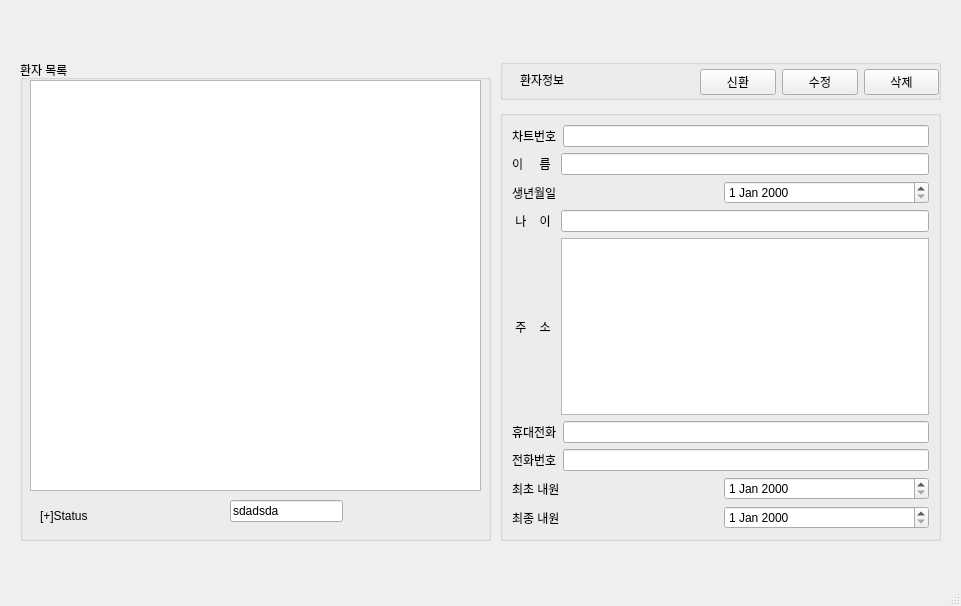
<?xml version="1.0" encoding="UTF-8"?>
<ui version="4.0">
 <class>MainWindow</class>
 <widget class="QMainWindow" name="MainWindow">
  <property name="geometry">
   <rect>
    <x>0</x>
    <y>0</y>
    <width>961</width>
    <height>606</height>
   </rect>
  </property>
  <property name="windowTitle">
   <string>MainWindow</string>
  </property>
  <widget class="QWidget" name="centralwidget">
   <widget class="QLabel" name="label">
    <property name="geometry">
     <rect>
      <x>40</x>
      <y>500</y>
      <width>111</width>
      <height>31</height>
     </rect>
    </property>
    <property name="text">
     <string>[+]Status</string>
    </property>
   </widget>
   <widget class="QGroupBox" name="groupBox">
    <property name="geometry">
     <rect>
      <x>500</x>
      <y>110</y>
      <width>441</width>
      <height>431</height>
     </rect>
    </property>
    <property name="title">
     <string/>
    </property>
    <layout class="QVBoxLayout" name="verticalLayout">
     <item>
      <layout class="QHBoxLayout" name="horizontalLayout">
       <item>
        <widget class="QLabel" name="label_pntuid">
         <property name="text">
          <string>차트번호</string>
         </property>
        </widget>
       </item>
       <item>
        <widget class="QLineEdit" name="lineEdit_pntuid"/>
       </item>
      </layout>
     </item>
     <item>
      <layout class="QHBoxLayout" name="horizontalLayout_2">
       <item>
        <widget class="QLabel" name="label_pntname">
         <property name="text">
          <string>이     름 </string>
         </property>
        </widget>
       </item>
       <item>
        <widget class="QLineEdit" name="lineEdit_pntname"/>
       </item>
      </layout>
     </item>
     <item>
      <layout class="QHBoxLayout" name="horizontalLayout_3">
       <item>
        <widget class="QLabel" name="label_birthdate">
         <property name="text">
          <string>생년월일</string>
         </property>
        </widget>
       </item>
       <item>
        <widget class="QDateEdit" name="dateEdit_birthdate"/>
       </item>
      </layout>
     </item>
     <item>
      <layout class="QHBoxLayout" name="horizontalLayout_4">
       <item>
        <widget class="QLabel" name="label_age">
         <property name="text">
          <string> 나    이 </string>
         </property>
        </widget>
       </item>
       <item>
        <widget class="QLineEdit" name="lineEdit_age"/>
       </item>
      </layout>
     </item>
     <item>
      <layout class="QHBoxLayout" name="horizontalLayout_5">
       <item>
        <widget class="QLabel" name="label_adrr">
         <property name="text">
          <string> 주    소 </string>
         </property>
        </widget>
       </item>
       <item>
        <widget class="QTextEdit" name="textEdit_adrr"/>
       </item>
      </layout>
     </item>
     <item>
      <layout class="QHBoxLayout" name="horizontalLayout_6">
       <item>
        <widget class="QLabel" name="label_hpno">
         <property name="text">
          <string>휴대전화</string>
         </property>
        </widget>
       </item>
       <item>
        <widget class="QLineEdit" name="lineEdit_hpno"/>
       </item>
      </layout>
     </item>
     <item>
      <layout class="QHBoxLayout" name="horizontalLayout_7">
       <item>
        <widget class="QLabel" name="label_hometel">
         <property name="text">
          <string>전화번호</string>
         </property>
        </widget>
       </item>
       <item>
        <widget class="QLineEdit" name="lineEdit_hometel"/>
       </item>
      </layout>
     </item>
     <item>
      <layout class="QHBoxLayout" name="horizontalLayout_8">
       <item>
        <widget class="QLabel" name="label_FirstVisitDate">
         <property name="text">
          <string>최초 내원</string>
         </property>
        </widget>
       </item>
       <item>
        <widget class="QDateEdit" name="dateEdit_FirstVisitDate"/>
       </item>
      </layout>
     </item>
     <item>
      <layout class="QHBoxLayout" name="horizontalLayout_9">
       <item>
        <widget class="QLabel" name="label_LastVisitDate">
         <property name="text">
          <string>최종 내원</string>
         </property>
        </widget>
       </item>
       <item>
        <widget class="QDateEdit" name="dateEdit_LastVisitDate"/>
       </item>
      </layout>
     </item>
    </layout>
   </widget>
   <widget class="QGroupBox" name="groupBox_2">
    <property name="geometry">
     <rect>
      <x>500</x>
      <y>59</y>
      <width>441</width>
      <height>41</height>
     </rect>
    </property>
    <property name="title">
     <string/>
    </property>
    <widget class="QLabel" name="label_2">
     <property name="geometry">
      <rect>
       <x>20</x>
       <y>10</y>
       <width>61</width>
       <height>21</height>
      </rect>
     </property>
     <property name="text">
      <string>환자정보</string>
     </property>
    </widget>
    <widget class="QWidget" name="layoutWidget">
     <property name="geometry">
      <rect>
       <x>200</x>
       <y>10</y>
       <width>239</width>
       <height>26</height>
      </rect>
     </property>
     <layout class="QHBoxLayout" name="horizontalLayout_10">
      <item>
       <widget class="QPushButton" name="pushButton_save">
        <property name="text">
         <string>신환</string>
        </property>
       </widget>
      </item>
      <item>
       <widget class="QPushButton" name="pushButton_Edit">
        <property name="text">
         <string>수정</string>
        </property>
       </widget>
      </item>
      <item>
       <widget class="QPushButton" name="pushButton">
        <property name="text">
         <string>삭제</string>
        </property>
       </widget>
      </item>
     </layout>
    </widget>
   </widget>
   <widget class="QGroupBox" name="groupBox_3">
    <property name="geometry">
     <rect>
      <x>20</x>
      <y>60</y>
      <width>471</width>
      <height>481</height>
     </rect>
    </property>
    <property name="title">
     <string>환자 목록</string>
    </property>
    <widget class="QTableView" name="tableView">
     <property name="geometry">
      <rect>
       <x>10</x>
       <y>20</y>
       <width>451</width>
       <height>411</height>
      </rect>
     </property>
     <property name="selectionBehavior">
      <enum>QAbstractItemView::SelectRows</enum>
     </property>
    </widget>
    <widget class="QLineEdit" name="lineEdit">
     <property name="geometry">
      <rect>
       <x>210</x>
       <y>440</y>
       <width>113</width>
       <height>22</height>
      </rect>
     </property>
     <property name="text">
      <string>sdadsda</string>
     </property>
     <property name="frame">
      <bool>true</bool>
     </property>
     <property name="readOnly">
      <bool>true</bool>
     </property>
    </widget>
   </widget>
  </widget>
  <widget class="QMenuBar" name="menubar">
   <property name="geometry">
    <rect>
     <x>0</x>
     <y>0</y>
     <width>961</width>
     <height>22</height>
    </rect>
   </property>
  </widget>
  <widget class="QStatusBar" name="statusbar"/>
 </widget>
 <resources/>
 <connections/>
</ui>
